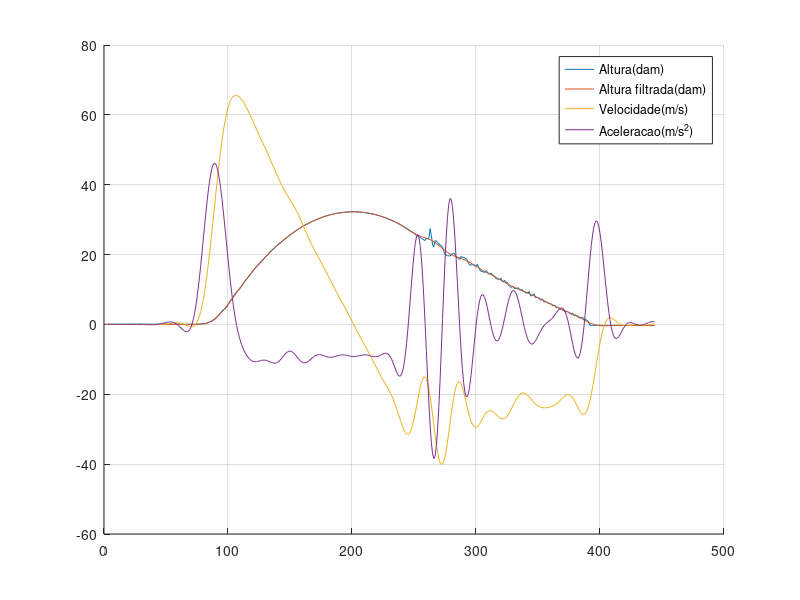

Reproduce this figure in MATLAB.
close all;
clear all;
data=csvread("dados_voo_anita.csv");
pkg load signal;
pkg load control;

%filter design
fc = 1.2; %%cut-off frequency [Hz]
fs=1000./mean(diff(data(:,1)));
n=60;
Wn=fc/fs;
f=fir1(n,Wn);

t=(1:length(data(:,2)));%./fs;
%Space
s=filter(f,1,data(:,2));
s2=filter(f,1,s);
figure(1);
hold on;plot(t,.1.*[ones(n,1)*data(1,2);data(1:length(data(:,2))-n,2)]); plot(t,.1.*s2); grid;

%Velocity
v1=diff(s2)*fs;


plot(t(2:length(t)),v1);grid;
%aceleration
a1=diff(v1)*fs;

plot(t(3:length(t)),a1); grid; 
legend("Altura(dam)","Altura filtrada(dam)","Velocidade(m/s)","Aceleracao(m/s^2)");
